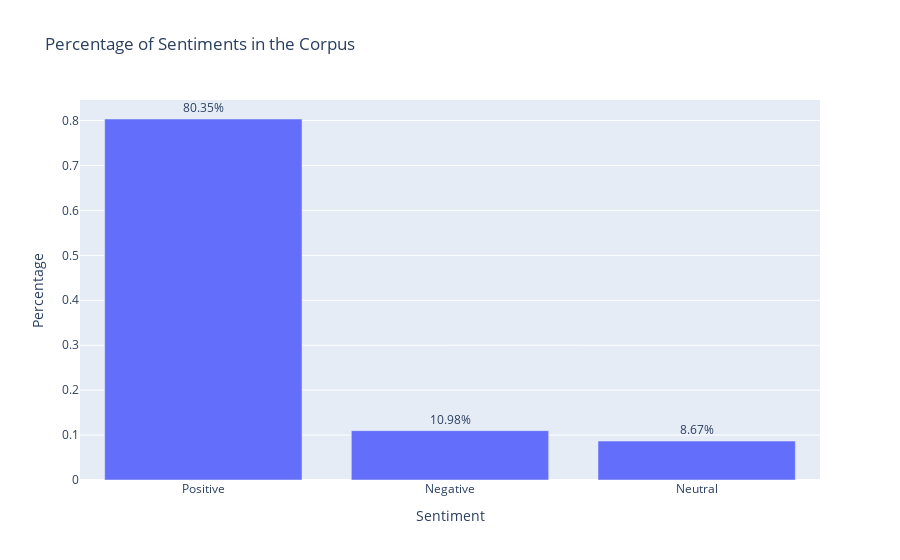

Notebook code cell kept with this figure:
### Markdown cell above
#### Percentage plot of sentiments in our reviews

### Code cell
sentiment_percentage_plot(review_data)

### Figure 1 — Plotly figure (JSON) as saved in the notebook; plotly's stock layout.template omitted (floating-point values rounded to 4 significant figures)
{"data": [{"hovertemplate": "%{x} Reviews : %{y:.2%}<extra></extra>", "textposition": "outside", "texttemplate": "%{y:.2%}", "type": "bar", "x": ["Positive", "Negative", "Neutral"], "y": [0.8035, 0.1098, 0.08671]}], "layout": {"title": {"text": "Percentage of Sentiments in the Corpus"}, "xaxis": {"title": {"text": "Sentiment"}}, "yaxis": {"title": {"text": "Percentage"}}}}
